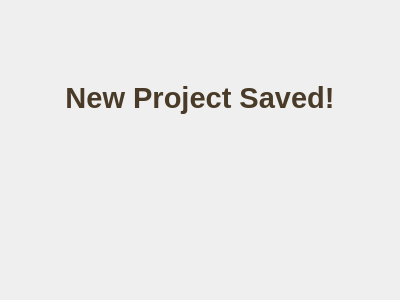
<?xml version="1.0" encoding="UTF-8"?>
<ui version="4.0">
 <class>Dialog</class>
 <widget class="QDialog" name="Dialog">
  <property name="geometry">
   <rect>
    <x>0</x>
    <y>0</y>
    <width>400</width>
    <height>300</height>
   </rect>
  </property>
  <property name="minimumSize">
   <size>
    <width>400</width>
    <height>300</height>
   </size>
  </property>
  <property name="maximumSize">
   <size>
    <width>400</width>
    <height>300</height>
   </size>
  </property>
  <property name="windowTitle">
   <string>Dialog</string>
  </property>
  <layout class="QVBoxLayout" name="verticalLayout_2">
   <item>
    <widget class="QWidget" name="widget" native="true">
     <layout class="QHBoxLayout" name="horizontalLayout">
      <item>
       <widget class="QWidget" name="widget_2" native="true">
        <layout class="QVBoxLayout" name="verticalLayout">
         <item>
          <widget class="QWidget" name="widget_5" native="true">
           <layout class="QVBoxLayout" name="verticalLayout_4">
            <property name="topMargin">
             <number>20</number>
            </property>
            <property name="bottomMargin">
             <number>0</number>
            </property>
            <item>
             <widget class="QLabel" name="label">
              <property name="font">
               <font>
                <family>Arial</family>
                <pointsize>22</pointsize>
                <italic>false</italic>
                <bold>true</bold>
                <underline>false</underline>
                <strikeout>false</strikeout>
                <kerning>false</kerning>
               </font>
              </property>
              <property name="styleSheet">
               <string notr="true">QLabel { font: 900 &quot;Segoe UI&quot;; color: #4A3B28; font-family: Arial; Text-align: Center; font-size: 22pt;}</string>
              </property>
              <property name="text">
               <string>New Project Saved!</string>
              </property>
              <property name="alignment">
               <set>Qt::AlignCenter</set>
              </property>
              <property name="wordWrap">
               <bool>true</bool>
              </property>
              <property name="margin">
               <number>0</number>
              </property>
             </widget>
            </item>
           </layout>
          </widget>
         </item>
         <item>
          <widget class="QWidget" name="widget_3" native="true">
           <layout class="QVBoxLayout" name="verticalLayout_3">
            <property name="topMargin">
             <number>0</number>
            </property>
            <property name="bottomMargin">
             <number>20</number>
            </property>
            <item>
             <widget class="QWidget" name="widget_4" native="true">
              <property name="autoFillBackground">
               <bool>false</bool>
              </property>
              <property name="styleSheet">
               <string notr="true">#widget_4{
background-image: url(:/images/ok3.png);
background-repeat: no-repeat; 
background-position: center;}</string>
              </property>
             </widget>
            </item>
           </layout>
          </widget>
         </item>
        </layout>
       </widget>
      </item>
     </layout>
    </widget>
   </item>
  </layout>
 </widget>
 <resources>
  <include location="images/images.qrc"/>
 </resources>
 <connections/>
</ui>
